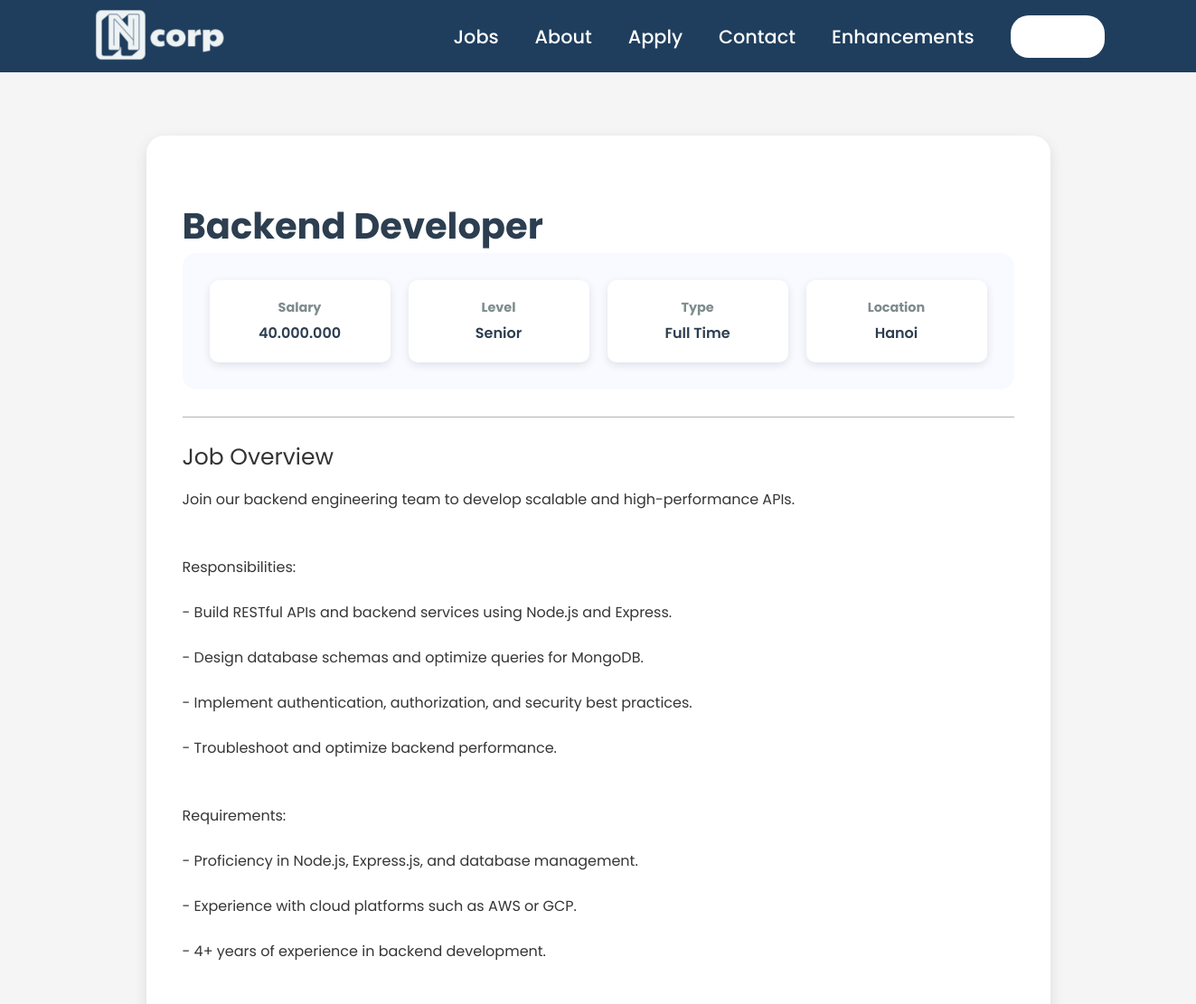
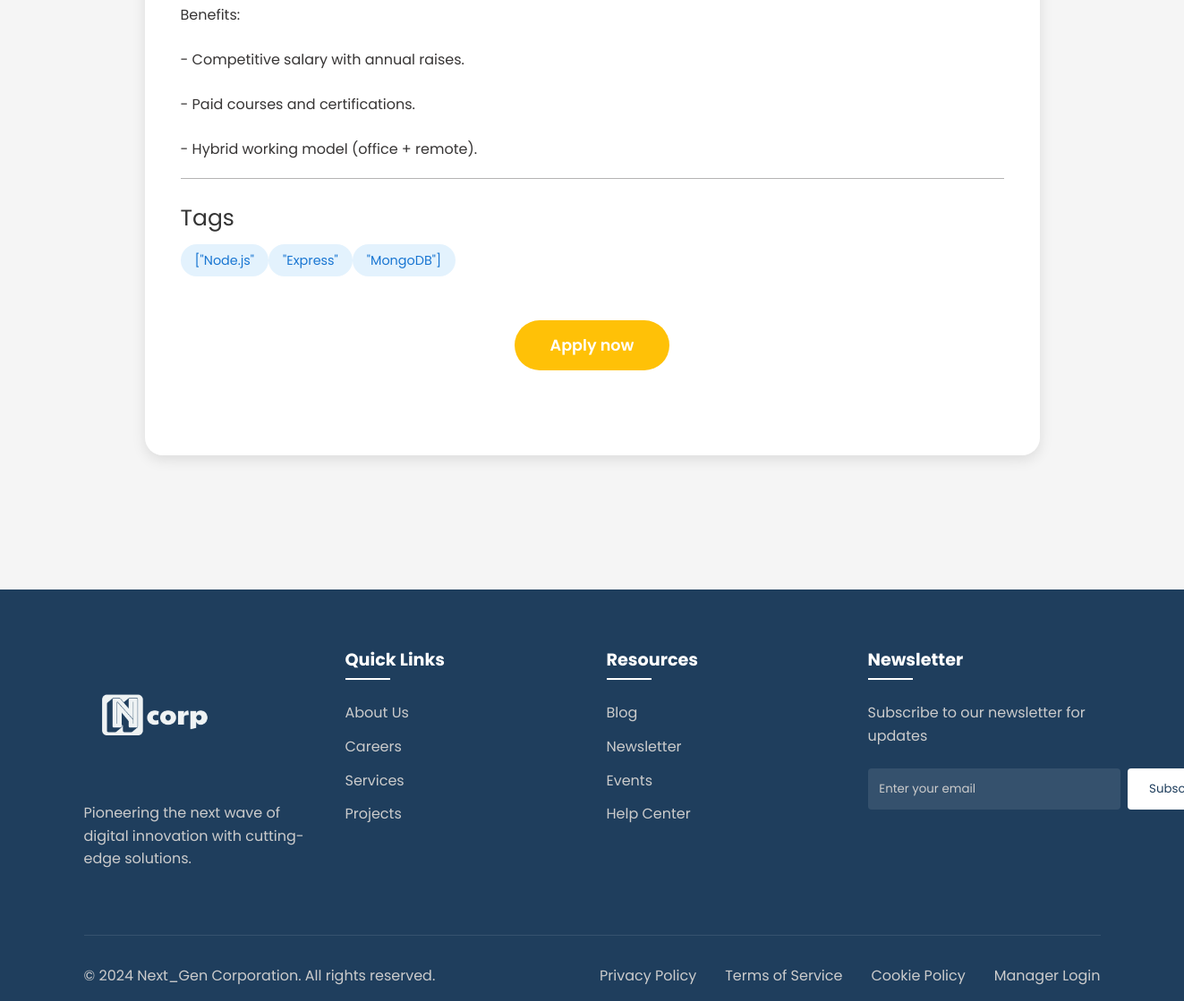
The page /job_detail.php?id=3 on the database its author committed (2 pictures, top to bottom).
### tables this page shows
CREATE TABLE IF NOT EXISTS `jobs` (
  `id` int NOT NULL AUTO_INCREMENT,
  `title` varchar(255) NOT NULL,
  `tag` varchar(50) DEFAULT NULL,
  `salary` varchar(50) DEFAULT NULL,
  `type` varchar(50) DEFAULT NULL,
  `level` varchar(50) DEFAULT NULL,
  `location` varchar(100) DEFAULT NULL,
  `tags` TEXT DEFAULT NULL,
  `link` varchar(255) DEFAULT NULL,
  `description` text,
  PRIMARY KEY (`id`)
);

### job_detail.php (the view, shortened to what this page needs)
<?php
require("settings.php");
$conn = new mysqli($host, $user, $pwd, $sql_db);
$job_id = intval($_GET['id']);
$sql = "SELECT * FROM jobs WHERE id = ?";
$stmt = $conn->prepare($sql);
$stmt->bind_param("i", $job_id);
$stmt->execute();
$result = $stmt->get_result();
$job = $result->fetch_assoc();
?>
<!DOCTYPE html>
<html lang="en">
<head>
    <link rel="stylesheet" href="./styles/style-job-detail.css">
</head>
<body>
    <?php require("header.inc"); ?>
    <div class="container">
<h1 class="job-title"><strong><?php echo htmlspecialchars($job['title']); ?></strong></h1>
        <div class="job-details">
            <div class="detail-card">
<div class="label"><strong>Salary</strong></div>
                <div class="value"><?php echo htmlspecialchars($job['salary']); ?></div>
            </div>
            <div class="detail-card">
<div class="label"><strong>Level</strong></div>
                <div class="value"><?php echo htmlspecialchars($job['level']); ?></div>
            </div>
            <div class="detail-card">
<div class="label"><strong>Type</strong></div>
                <div class="value"><?php echo htmlspecialchars($job['type']); ?></div>
            </div>
            <div class="detail-card">
<div class="label"><strong>Location</strong></div>
                <div class="value"><?php echo htmlspecialchars($job['location']); ?></div>
            </div>
        </div>
        <div class="section-title">Job Overview</div>
        <div class="section-content">
            <p><?php echo nl2br(htmlspecialchars($job['description'])); ?></p>
        </div>
        <?php if (!empty($job['tags'])): ?>
            <div class="section-title">Tags</div>
            <div class="section-content">
                <?php
                $tags = explode(',', $job['tags']);
                foreach ($tags as $tag) {
                    echo '<span class="tag">' . htmlspecialchars(trim($tag)) . '</span>';
                }
                ?>
            </div>
        <?php endif; ?>
        <div class="apply-button">
            <button><a href="apply.php?id=<?php echo $job['id']; ?>">Apply now</a></button>
        </div>
    </div>
    <?php require("footer.inc"); ?>
</body>
</html>

### styles/style-job-detail.css (style rules this page uses)
* { margin: 0; padding: 0; box-sizing: border-box; font-family: "Poppins", sans-serif; }
body { position: relative; }
h1 { font-size: 3rem; font-weight: 600; opacity: 0; transform: translateY(30px); animation: fadeInUp 1s forwards; }
#w-btn a, .apply-button button a { text-decoration: none; color: inherit; }
body { font-family: 'Roboto', sans-serif; margin: 0; padding: 0; background-color: #f5f5f5; }
h1 { font-size: 24px; color: #333; }
.container { max-width: 1000px; margin: 150px auto; background: white; border-radius: 20px; padding: 40px; box-shadow: 0 5px 15px rgba(0, 0, 0, 0.1); opacity: 0; transform: translateY(20px); animation: fadeInUp 0.8s forwards; }
.job-title { font-size: 2.5em; color: #2c3e50; margin-bottom: 30px; opacity: 0; animation: fadeIn 0.8s forwards 0.3s; }
.job-details { display: grid; grid-template-columns: repeat(4, 1fr); gap: 20px; background-color: #f8faff; padding: 30px; border-radius: 15px; margin-bottom: 30px; }
.detail-card { text-align: center; padding: 20px; border-radius: 10px; background: white; box-shadow: 0 3px 10px rgba(0, 0, 0, 0.1); transform: translateY(20px); opacity: 0; animation: slideUp 0.5s forwards; transition: transform 0.3s ease; }
.detail-card:nth-child(1) { animation-delay: 0.4s; }
.detail-card:nth-child(2) { animation-delay: 0.6s; }
.detail-card:nth-child(3) { animation-delay: 0.8s; }
.detail-card:nth-child(4) { animation-delay: 1s; }
.detail-card .label { color: #7f8c8d; font-size: 0.9em; margin-bottom: 5px; }
.detail-card .value { color: #2c3e50; font-weight: 600; }
.apply-button { text-align: center; margin: 40px 0; opacity: 0; animation: fadeIn 0.8s forwards 1.2s; }
.apply-button button { background-color: #ffc107; color: white; border: none; margin: 15px; padding: 15px 40px; font-size: 1.1em; border-radius: 30px; cursor: pointer; transition: all 0.3s ease; font-weight: 600; }
.apply-button button a { text-decoration: none; color: inherit; }
.tag { background-color: #e3f2fd; color: #1976d2; padding: 8px 16px; border-radius: 20px; font-size: 0.9em; opacity: 0; transform: scale(0.9); animation: scaleIn 0.5s forwards; }
.tag:nth-child(1) { animation-delay: 1.4s; }
.tag:nth-child(2) { animation-delay: 1.5s; }
.tag:nth-child(3) { animation-delay: 1.6s; }
.section-title { font-size: 25px; color: #333; margin-top: 20px; margin-bottom: 10px;; border-top: 1px solid #b4b3b3; padding-top: 25px; }
.section-content { margin-top: 15px; }
.section-content p { margin: 5px 0; color: #373535; }

### rows shown on the page
jobs: title "Backend Developer", salary "40.000.000", level "Senior", type "Full Time", location "Hanoi", description "Join our backend engineering team to develop scalable and high-performance APIs. Responsibilities: - Build RESTful APIs and backend services using Node.js and Express. - Design database schemas and optimize queries for MongoDB. - Implement authentication, authorization, and security best practices. - Troubleshoot and optimize backend performance. Requirements: - Proficiency in Node.js, Express.js, and database management. - Experience with cloud platforms such as AWS or GCP. - 4+ years of experience in backend development. Benefits: - Competitive salary with annual raises. - Paid courses and certifications. - Hybrid working model (office + remote).", tags "[\"Node.js\"", tags "\"Express\"", tags "\"MongoDB\"]"
